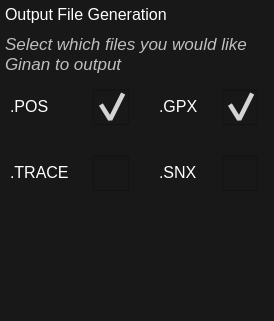
          <widget class="QWidget" name="outputTab">
           <property name="styleSheet">
            <string notr="true">background-color: rgb(24, 24, 24); color: rgb(255, 255, 255);</string>
           </property>
           <attribute name="title">
            <string>Output</string>
           </attribute>
           <layout class="QGridLayout" name="outputGridLayout">
            <property name="sizeConstraint">
             <enum>QLayout::SizeConstraint::SetDefaultConstraint</enum>
            </property>
            <property name="leftMargin">
             <number>5</number>
            </property>
            <property name="topMargin">
             <number>5</number>
            </property>
            <property name="rightMargin">
             <number>5</number>
            </property>
            <property name="bottomMargin">
             <number>5</number>
            </property>
            <property name="horizontalSpacing">
             <number>8</number>
            </property>
            <property name="verticalSpacing">
             <number>10</number>
            </property>
            <item row="6" column="0">
             <spacer name="verticalSpacer">
              <property name="orientation">
               <enum>Qt::Orientation::Vertical</enum>
              </property>
              <property name="sizeType">
               <enum>QSizePolicy::Policy::Expanding</enum>
              </property>
              <property name="sizeHint" stdset="0">
               <size>
                <width>20</width>
                <height>120</height>
               </size>
              </property>
             </spacer>
            </item>
            <item row="4" column="0">
             <widget class="QLabel" name="outptGenerationHintLabel">
              <property name="enabled">
               <bool>true</bool>
              </property>
              <property name="sizePolicy">
               <sizepolicy hsizetype="Expanding" vsizetype="Maximum">
                <horstretch>0</horstretch>
                <verstretch>0</verstretch>
               </sizepolicy>
              </property>
              <property name="font">
               <font>
                <pointsize>13</pointsize>
                <italic>true</italic>
               </font>
              </property>
              <property name="styleSheet">
               <string notr="true">color: #bfbfbf; font-size: 13pt;</string>
              </property>
              <property name="text">
               <string>Select which files you would like Ginan to output</string>
              </property>
              <property name="alignment">
               <set>Qt::AlignmentFlag::AlignBottom|Qt::AlignmentFlag::AlignLeading|Qt::AlignmentFlag::AlignLeft</set>
              </property>
              <property name="wordWrap">
               <bool>true</bool>
              </property>
             </widget>
            </item>
            <item row="5" column="0">
             <layout class="QGridLayout" name="outputGrid">
              <property name="leftMargin">
               <number>5</number>
              </property>
              <property name="topMargin">
               <number>5</number>
              </property>
              <property name="rightMargin">
               <number>5</number>
              </property>
              <property name="bottomMargin">
               <number>5</number>
              </property>
              <property name="horizontalSpacing">
               <number>24</number>
              </property>
              <property name="verticalSpacing">
               <number>30</number>
              </property>
              <item row="1" column="1">
               <widget class="QCheckBox" name="posCheckbox">
                <property name="enabled">
                 <bool>true</bool>
                </property>
                <property name="sizePolicy">
                 <sizepolicy hsizetype="Minimum" vsizetype="Fixed">
                  <horstretch>0</horstretch>
                  <verstretch>0</verstretch>
                 </sizepolicy>
                </property>
                <property name="cursor">
                 <cursorShape>PointingHandCursor</cursorShape>
                </property>
                <property name="styleSheet">
                 <string notr="true">QCheckBox::indicator {
    width: 36px;
    height: 36px;
}

QCheckBox::indicator:unchecked {
    image: url(:/icon/checkbox_unselected.png);
}

QCheckBox::indicator:unchecked:hover {

	image: url(:/icon/checkbox_unselected_pressed.png);
}

QCheckBox::indicator:checked {
    image: url(:/icon/checkbox_selected.png);
}

QCheckBox::indicator:checked:hover {
    image: url(:/icon/checkbox_selected_hover.png);
}

QCheckBox::indicator:checked:disabled {
    image: url(:/icon/checkbox_selected_disabled.png);
}

QCheckBox::indicator:unchecked:disabled {
    image: url(:/icon/checkbox_unselected_disabled.png);
}</string>
                </property>
                <property name="text">
                 <string/>
                </property>
                <property name="checked">
                 <bool>true</bool>
                </property>
               </widget>
              </item>
              <item row="1" column="0">
               <widget class="QLabel" name="posLabel">
                <property name="sizePolicy">
                 <sizepolicy hsizetype="Expanding" vsizetype="Fixed">
                  <horstretch>0</horstretch>
                  <verstretch>0</verstretch>
                 </sizepolicy>
                </property>
                <property name="font">
                 <font>
                  <pointsize>12</pointsize>
                 </font>
                </property>
                <property name="text">
                 <string>.POS</string>
                </property>
               </widget>
              </item>
              <item row="1" column="3">
               <widget class="QCheckBox" name="gpxCheckbox">
                <property name="sizePolicy">
                 <sizepolicy hsizetype="Minimum" vsizetype="Fixed">
                  <horstretch>0</horstretch>
                  <verstretch>0</verstretch>
                 </sizepolicy>
                </property>
                <property name="cursor">
                 <cursorShape>PointingHandCursor</cursorShape>
                </property>
                <property name="styleSheet">
                 <string notr="true">QCheckBox::indicator {
    width: 36px;
    height: 36px;
}

QCheckBox::indicator:unchecked {
    image: url(:/icon/checkbox_unselected.png);
}

QCheckBox::indicator:unchecked:hover {

	image: url(:/icon/checkbox_unselected_pressed.png);
}

QCheckBox::indicator:checked {
    image: url(:/icon/checkbox_selected.png);
}

QCheckBox::indicator:checked:hover {
    image: url(:/icon/checkbox_selected_hover.png);
}

QCheckBox::indicator:checked:disabled {
    image: url(:/icon/checkbox_selected_disabled.png);
}

QCheckBox::indicator:unchecked:disabled {
    image: url(:/icon/checkbox_unselected_disabled.png);
}</string>
                </property>
                <property name="text">
                 <string/>
                </property>
                <property name="checked">
                 <bool>true</bool>
                </property>
               </widget>
              </item>
              <item row="2" column="1">
               <widget class="QCheckBox" name="traceCheckbox">
                <property name="enabled">
                 <bool>true</bool>
                </property>
                <property name="sizePolicy">
                 <sizepolicy hsizetype="Minimum" vsizetype="Fixed">
                  <horstretch>0</horstretch>
                  <verstretch>0</verstretch>
                 </sizepolicy>
                </property>
                <property name="cursor">
                 <cursorShape>PointingHandCursor</cursorShape>
                </property>
                <property name="styleSheet">
                 <string notr="true">QCheckBox::indicator {
    width: 36px;
    height: 36px;
}

QCheckBox::indicator:unchecked {
    image: url(:/icon/checkbox_unselected.png);
}

QCheckBox::indicator:unchecked:hover {

	image: url(:/icon/checkbox_unselected_pressed.png);
}

QCheckBox::indicator:checked {
    image: url(:/icon/checkbox_selected.png);
}

QCheckBox::indicator:checked:hover {
    image: url(:/icon/checkbox_selected_hover.png);
}

QCheckBox::indicator:checked:disabled {
    image: url(:/icon/checkbox_selected_disabled.png);
}

QCheckBox::indicator:unchecked:disabled {
    image: url(:/icon/checkbox_unselected_disabled.png);
}</string>
                </property>
                <property name="text">
                 <string/>
                </property>
               </widget>
              </item>
              <item row="2" column="2">
               <widget class="QLabel" name="snxLabel">
                <property name="sizePolicy">
                 <sizepolicy hsizetype="Expanding" vsizetype="Fixed">
                  <horstretch>0</horstretch>
                  <verstretch>0</verstretch>
                 </sizepolicy>
                </property>
                <property name="font">
                 <font>
                  <pointsize>12</pointsize>
                 </font>
                </property>
                <property name="text">
                 <string>.SNX</string>
                </property>
               </widget>
              </item>
              <item row="2" column="0">
               <widget class="QLabel" name="traceLabel">
                <property name="sizePolicy">
                 <sizepolicy hsizetype="Expanding" vsizetype="Fixed">
                  <horstretch>0</horstretch>
                  <verstretch>0</verstretch>
                 </sizepolicy>
                </property>
                <property name="font">
                 <font>
                  <pointsize>12</pointsize>
                 </font>
                </property>
                <property name="text">
                 <string>.TRACE</string>
                </property>
               </widget>
              </item>
              <item row="1" column="2">
               <widget class="QLabel" name="gpxLabel">
                <property name="sizePolicy">
                 <sizepolicy hsizetype="Expanding" vsizetype="Fixed">
                  <horstretch>0</horstretch>
                  <verstretch>0</verstretch>
                 </sizepolicy>
                </property>
                <property name="font">
                 <font>
                  <pointsize>12</pointsize>
                 </font>
                </property>
                <property name="text">
                 <string>.GPX</string>
                </property>
               </widget>
              </item>
              <item row="2" column="3">
               <widget class="QCheckBox" name="snxCheckbox">
                <property name="enabled">
                 <bool>true</bool>
                </property>
                <property name="sizePolicy">
                 <sizepolicy hsizetype="Minimum" vsizetype="Fixed">
                  <horstretch>0</horstretch>
                  <verstretch>0</verstretch>
                 </sizepolicy>
                </property>
                <property name="cursor">
                 <cursorShape>PointingHandCursor</cursorShape>
                </property>
                <property name="styleSheet">
                 <string notr="true">QCheckBox::indicator {
    width: 36px;
    height: 36px;
}

QCheckBox::indicator:unchecked {
    image: url(:/icon/checkbox_unselected.png);
}

QCheckBox::indicator:unchecked:hover {

	image: url(:/icon/checkbox_unselected_pressed.png);
}

QCheckBox::indicator:checked {
    image: url(:/icon/checkbox_selected.png);
}

QCheckBox::indicator:checked:hover {
    image: url(:/icon/checkbox_selected_hover.png);
}

QCheckBox::indicator:checked:disabled {
    image: url(:/icon/checkbox_selected_disabled.png);
}

QCheckBox::indicator:unchecked:disabled {
    image: url(:/icon/checkbox_unselected_disabled.png);
}</string>
                </property>
                <property name="text">
                 <string/>
                </property>
               </widget>
              </item>
             </layout>
            </item>
            <item row="3" column="0">
             <widget class="QLabel" name="outputGenerationLabel">
              <property name="enabled">
               <bool>true</bool>
              </property>
              <property name="sizePolicy">
               <sizepolicy hsizetype="Expanding" vsizetype="Maximum">
                <horstretch>0</horstretch>
                <verstretch>0</verstretch>
               </sizepolicy>
              </property>
              <property name="font">
               <font>
                <pointsize>12</pointsize>
               </font>
              </property>
              <property name="text">
               <string>Output File Generation</string>
              </property>
              <property name="alignment">
               <set>Qt::AlignmentFlag::AlignBottom|Qt::AlignmentFlag::AlignLeading|Qt::AlignmentFlag::AlignLeft</set>
              </property>
             </widget>
            </item>
           </layout>
          </widget>
